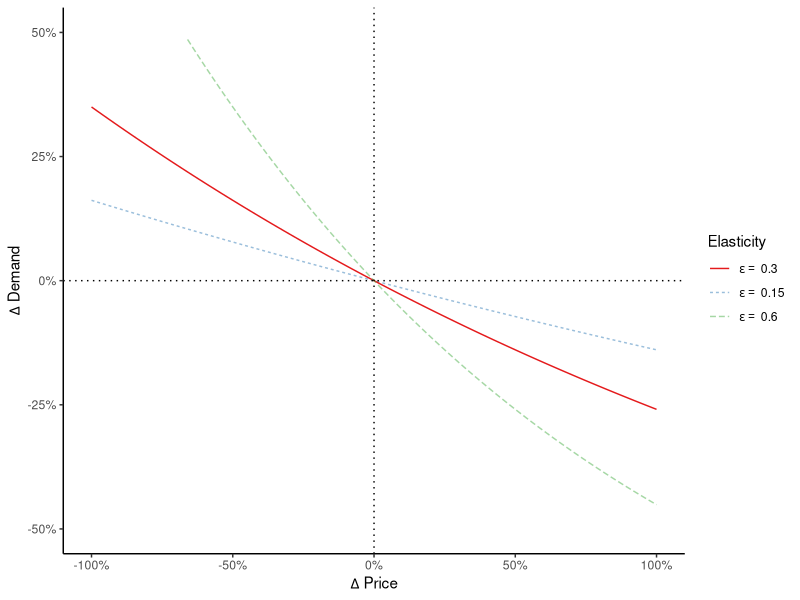
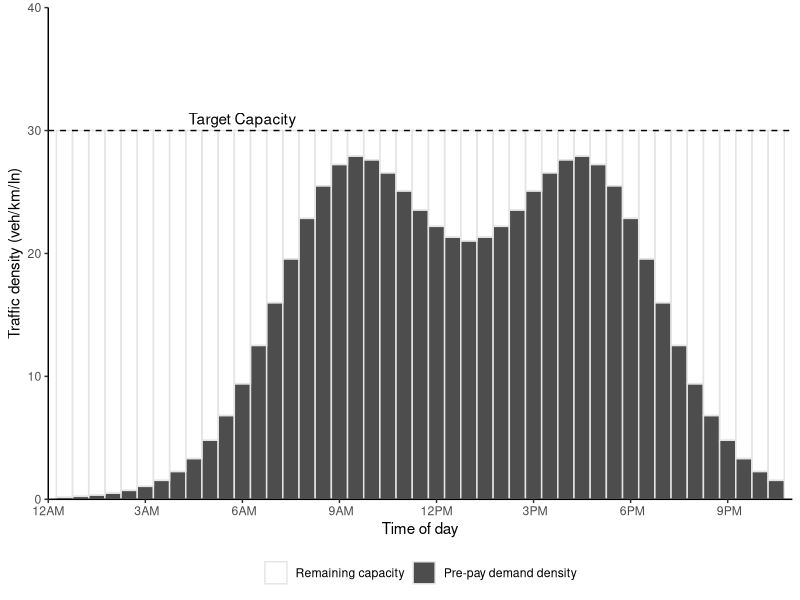

Write the R code that produced these figures, in order.

library(data.table)
library(ggplot2)
library(scales)
# library(extrafont)

#### Functions ####

#Pricing function
fun.price <- function(k, pmin, pmax, a, b)  pmin + (pmax-pmin)/(1 + exp(a-b*k))

#Elasticity function
fun.elasticdemand <- function(k,p1,p2,E) k+k*(exp(-E*(p2-p1)/(p2+p1))-1)
#fun.elasticdemand <- function(k,p1,p2,E) k*((p2-p1)/p1)^-E

#Demand distribution (Manually constructed for this example)
fun.demanddist <- function(scale, t,sd) scale*(dnorm(t,mean=9,sd) + dnorm(t,mean=17,sd) + dnorm(t,mean=12,sd=4) + dnorm(t,mean=14,sd=4))


#### Parameters ####
E = 0.3
trips = 100000
inc = 5/60
t = seq(0,24,by=inc)
a = 7
b = 0.3
pfix = 8
pmin = 0*pfix/2
pmax = pfix*3
nlanes = 6 #lanes

#### Run for the constant parameters ####
dat = data.table(t=t, k1 = fun.demanddist(85,t,1.5), price1 = pfix)
#dat[ , k2 := fun.demanddist(t,2)]
dat[ , "q1" := trips*k1/sum(k1)/inc/nlanes ]
dat[ , "n1" := trips*k1/sum(k1) ]
dat[ , price2 := fun.price(k1, pmin, pmax, a, b)]

dat[ , k2 := fun.elasticdemand(k1,price1,price2,E)]
dat[ , k2 := sum(k1)*k2/sum(k2)]
dat[ , "q2" := trips*k2/sum(k2)/inc/nlanes ]
dat[ , "n2" := trips*k2/sum(k2) ]

#Revenue
dat[ , rev1 := n1*price1]
dat[ , rev2 := n2*price2]
#Revenue per house
dat[ , rev1hr := rev1/inc]
dat[ , rev2hr := rev2/inc]
#Cumulative sum
dat[ , sumrev1 := cumsum(n1*price1)]
dat[ , sumrev2 := cumsum(n2*price2)]

#Time
dat[ , time := as.POSIXct('2000-01-01 00:00:00 EST', tz='EST') + (3600*t)]

#Check sum, make sure the same number of total trips happen
dat[ , lapply(.SD, sum),.SDcols = c("k1","k2")]
dat[ , lapply(.SD, sum),.SDcols = c("q1","q2")]
dat[ , lapply(.SD, sum),.SDcols = c("n1","n2")]


#### Run with varying pmax and elasticity ####
#Set up combination matrix
datvar = as.data.table(expand.grid(tval = t,
                                   E = seq(0,2, by=0.025),
                                   surge = seq(0, 4, by = 0.05)))
#Assign fixed price & scaled price
datvar[ , price1 := pfix]
datvar[ , pmax := pfix*surge]
#Calculate demand dist for each combo
datvar[ , k1 := fun.demanddist(85, tval, 1.5), by = .(E,surge)]
#Calculate flow and number of trips for fixed price
datvar[ , "q1" := trips*k1/sum(k1)/inc/nlanes, by = .(E,surge)]
datvar[ , "n1" := trips*k1/sum(k1), by = .(E,surge)]
#Calculate new price the previous demand
datvar[ , price2 := fun.price(k1, pmin, pmax, a, b)]
#Calculate new density, flow, and number of trips from price
datvar[ , k2 := fun.elasticdemand(k1,price1,price2,E), by = .(E,surge)]
datvar[ , k2 := sum(k1)*k2/sum(k2), by = .(E,surge)]
datvar[ , "q2" := trips*k2/sum(k2)/inc/nlanes, by = .(E,surge)]
datvar[ , "n2" := trips*k2/sum(k2), by = .(E,surge)]
#Revenue
datvar[ , rev1 := cumsum(n1*price1)]
datvar[ , rev2 := cumsum(n2*price2)]

#Revenue
datvar[ , rev1 := n1*price1]
datvar[ , rev2 := n2*price2]
#Cumulative sum
datvar[ , sumrev1 := cumsum(rev1)]
datvar[ , sumrev2 := cumsum(rev2)]

#Time
datvar[ , time := as.POSIXct('2000-01-01 00:00:00 EST', tz='EST') + (3600*tval)]

#Check sum, make sure the same number of total trips happen
datvar[ , lapply(.SD, sum),.SDcols = c("k1","k2"), by = .(E,surge)][, all.equal(k1,k2)]
datvar[ , lapply(.SD, sum),.SDcols = c("q1","q2"), by = .(E,surge)][, all.equal(q1,q2)]
datvar[ , lapply(.SD, sum),.SDcols = c("n1","n2"), by = .(E,surge)][, all.equal(n1,n2)]

#Aggregate total revenue
revmat <- datvar[ , list("revratio" = sum(rev2)/sum(rev1)), by = .(E,surge)]



#### Ploting ####


#### Kernal Density 
#rand = data.table(rand = c(rlnorm(50, sd=0.5), rnorm(50, mean=3, sd=0.5)))
#rand = data.table(rand = rlnorm(5))
rand = data.table(rand = c(-2.1,-1.3,-0.4,1.9,5.1,6.2))
d = density(rand$rand, kernel = 'gaussian', bw=sqrt(2.25))

plot.kernel <- ggplot(rand, aes(rand)) +
  geom_rug() +
  geom_histogram(aes(y=4*..density..), binwidth=d$bw, alpha=0.2) +
  geom_density(aes(y=..count..), bw=d$bw) +
  scale_y_continuous("Density", limits = c(0, 1)) +
  scale_x_continuous("Random value", limits = c(-7.5,12)) +
  theme_classic() 
#theme(text=element_text(family="Times New Roman"))
for(x in rand$rand) plot.kernel <- plot.kernel + stat_function(fun = dnorm, args = list(mean = x, sd = d$bw), linetype=2)
# plot.kernel


#### Elasticity Plot
elabs <- c(paste0("E = ",E), paste0("E = ",E/2), paste0("E = ",2*E))
elabs <- c(bquote(epsilon ==~.(E)), bquote(epsilon ==~.(E/2)), bquote(epsilon ==~.(2*E)))

plot.elasticity <- ggplot(data.frame(x = c(0, 1)), aes(x)) + 
  stat_function(fun = function(x) exp(-0.5*E*x)-1, aes(linetype = "E/2", color = "E/2"), alpha = 0.5) +
  stat_function(fun = function(x) exp(-E*x)-1, aes(linetype = "E", color = "E")) +
  stat_function(fun = function(x) exp(-2.0*E*x)-1, aes(linetype = "2E", color = "2E"), alpha = 0.5) +
  geom_vline(xintercept = 0, linetype="dotted") +
  geom_hline(yintercept = 0, linetype="dotted") +
  #annotate("text", x=-0.4, y=-.25, label = paste("Constant elasticity =",E)) + #, family = "Times New Roman") +
  scale_x_continuous(expression(Delta~"Price"), labels = scales::percent, limits = c(-1,1)) +
  scale_y_continuous(expression(Delta~"Demand"), labels = scales::percent, limits = c(-0.5,0.5)) +
  scale_color_brewer("Elasticity", palette = "Set1", limits = c("E","E/2","2E"), labels = elabs) +
  scale_linetype("Elasticity", limits = c("E","E/2","2E"), labels = elabs) +
  theme_classic()
# theme(text=element_text(family="Times New Roman"))
plot.elasticity

#### Pricing funcition 
plot.price <- ggplot(data.frame(x = c(0, 40)), aes(x)) + 
  stat_function(fun = fun.price, args = list(pmin, pmax, a, b)) +
  scale_y_continuous("Price ($/veh)", labels = scales::dollar, limits = c(0,pmax)) +
  scale_x_continuous("Traffic density (veh/km/lane)") +
  theme_classic()
# theme(text=element_text(family="Times New Roman"))
# plot.price


#### Discretized time Density Distributions
captime = data.table(t = seq(0, 24, by = 0.5),
                     time = as.POSIXct('2000-01-01 00:00:00 EST', tz='EST') + (3600*seq(0, 24, by = 0.5)),
                     k = fun.demanddist(85, seq(0, 24, by = 0.5), 2),
                     cap = 30)
captime[ , diff := cap - k ]
captime[diff < 0, diff := abs(diff) + cap]
captime <- melt(captime, id.vars = c("t","time","cap"))
captime[ , variable := factor(variable, levels = c("diff","k"))]

plot.captime <- ggplot(captime) + 
  #geom_col(aes(x=time,y=k), color = alpha("white",0)) +
  #geom_col(aes(x=time,y=cap, color = "Density of pre-purchased time slots"), width = 0, fill = alpha("white",0)) +
  geom_col(aes(x=time, y = value, fill = variable), color = "gray90", width = 1800, position = "stack") +
  scale_fill_manual(NULL, values = c(alpha("white",0),"gray30"), labels = c("Remaining capacity","Pre-pay demand density")) +
  geom_hline(yintercept = captime$cap[1], linetype = "dashed") +
  annotate("text", x = as.POSIXct('2000-01-01 06:00:00 EST', tz='EST'), y = 30, label = "Target Capacity", vjust = -0.5) +
  scale_y_continuous("Traffic density (veh/km/ln)", expand = c(0,0), limits = c(0,40)) +
  scale_x_datetime("Time of day", labels = date_format("%l%p", tz='EST'), date_breaks = "3 hour", expand = c(0,0),
                   limits = c(as.POSIXct('2000-01-01 00:00:00 EST', tz='EST'),as.POSIXct('2000-01-01 23:00:00 EST', tz='EST'))) +
  theme_classic() +
  theme(legend.position = "bottom", 
        legend.background = element_blank())
#text=element_text(family="Times New Roman"))
plot.captime



#### Demand Density Distributions (Same as flow, but with density)
plot.demanddensity <- ggplot(dat) + 
  geom_line(aes(x=time,y=k1, linetype="Fixed")) + 
  geom_line(aes(x=time,y=k2, linetype="Dynamic")) + 
  scale_y_continuous("Traffic density (veh/km/ln)") +
  scale_linetype("Tolling scheme") +
  scale_x_datetime("Time of day", labels = date_format("%l%p", tz='EST'), date_breaks = "3 hour",
                   limits = c(as.POSIXct('2000-01-01 00:00:00 EST', tz='EST'),as.POSIXct('2000-01-01 23:00:00 EST', tz='EST'))) +
  theme_classic() +
  theme(legend.position = c(0.2,0.7), 
        legend.background = element_blank())
        #text=element_text(family="Times New Roman"))
# plot.demanddensity

#### Demand flow distributions (Same as density, but with flow)
plot.demandflow <- ggplot(dat) + 
  geom_line(aes(x=time,y=q1, linetype="Fixed")) + 
  geom_line(aes(x=time,y=q2, linetype="Dynamic")) + 
  scale_y_continuous("Traffic flow (veh/hr/lane)") +
  scale_linetype("Tolling scheme") +
  scale_x_datetime("Time of day", labels = date_format("%l%p", tz='EST'), date_breaks = "3 hour",
                   limits = c(as.POSIXct('2000-01-01 00:00:00 EST', tz='EST'),as.POSIXct('2000-01-01 23:00:00 EST', tz='EST'))) +
  theme_classic() +
  theme(legend.position = c(0.15,0.6))
        #text=element_text(family="Times New Roman"))
# plot.demandflow


#### Toll price distribution
plot.toll <- ggplot(dat) +  
  geom_line(aes(x=time,y=price1, linetype="Fixed")) + 
  geom_line(aes(x=time,y=price2, linetype="Dynamic")) + 
  scale_y_continuous("Price ($/veh)", labels = scales::dollar, limits = c(0,pmax)) +
  scale_linetype("Tolling scheme") +
  scale_x_datetime("Time of day", labels = date_format("%l%p", tz='EST'), date_breaks = "3 hour",
                   limits = c(as.POSIXct('2000-01-01 00:00:00 EST', tz='EST'),as.POSIXct('2000-01-01 23:00:00 EST', tz='EST'))) +
  theme_classic() +
  theme(legend.position = c(0.2,0.7),
        legend.background = element_blank())
        #text=element_text(family="Times New Roman"))
# plot.toll

#### Revenue distribution
plot.revenue <- ggplot(dat) + 
  geom_line(aes(x=time,y=rev1, linetype=paste0("Fixed toll,\nTotal revenue: ", scales::dollar(sum(dat$rev1))))) +
  geom_line(aes(x=time,y=rev2, linetype=paste0("Dynamic toll,\nTotal revenue: ", scales::dollar(sum(dat$rev2))))) +
  scale_y_continuous(expression("Revenue per hour ($/hr)"), labels = scales::dollar) +
  scale_x_datetime("Time of day", labels = date_format("%l%p", tz='EST'), date_breaks = "3 hour",
                   limits = c(as.POSIXct('2000-01-01 00:00:00 EST', tz='EST'),
                              as.POSIXct('2000-01-01 24:00:00 EST', tz='EST'))) +
  scale_linetype(NULL) +
  # annotate("text", x=as.POSIXct('2000-01-01 24:00:00 EST', tz='EST'), y=0.5*max(dat$rev2),
  #          label = paste0(paste0("Fixed toll: ", scales::dollar(sum(dat$rev1))),"\n",
  #                         paste0("Dynamic toll: ", scales::dollar(sum(dat$rev2)))), hjust = 0, size = 4) +
  theme_classic() +
  theme(legend.position = "bottom",
        legend.background = element_blank())
        #text=element_text(family="Times New Roman"))
# plot.revenue


#### Cumulative revenue
plot.revsum <- ggplot(dat) + 
  geom_line(aes(x=time,y=sumrev1, linetype="Fixed")) +
  geom_line(aes(x=time,y=sumrev2, linetype="Dynamic")) +
  scale_y_continuous("Total revenue ($)", labels = scales::dollar) +
  scale_linetype(NULL) +
  scale_x_datetime("Time of day", labels = date_format("%l%p", tz='EST'), date_breaks = "3 hour",
                   limits = c(as.POSIXct('2000-01-01 00:00:00 EST', tz='EST'),as.POSIXct('2000-01-01 23:00:00 EST', tz='EST'))) +
  theme_classic() +
  theme(legend.position = c(0.2,0.7),
        legend.background = element_blank())
#text=element_text(family="Times New Roman"))
# plot.revsum


#### Total revenue by Elasticity vs Pmax
# cuts = with(revmat, 
#             c(seq(10*floor(10*min(revratio)), 100, length.out = 6)[-6],
#               seq(100, 10*ceiling(10*max(revratio)), length.out = 6)))

cuts = seq(0, 200, by = 20)
cutlabs = c(paste0(paste(round(cuts)[-length(cuts)], round(cuts[-1]), sep = "-"),"%"),paste0(">",round(cuts)[length(cuts)],"%"))

plot.revmat <- ggplot(revmat, aes(x = E, y = surge)) +
  #geom_contour_filled(breaks = cuts, aes(z = 100*revratio)) +
  geom_raster(aes(fill = cut(100*revratio, c(cuts,Inf), include.lowest = T))) +
  geom_contour(breaks = cuts, aes(z = 100*revratio), color = "black") +
  scale_x_continuous(expression("Price Elasticity of Demand, "~epsilon), expand = c(0,0)) +
  scale_y_continuous(expression("Maximum surge pricing,"~P[max]), expand = c(0,0),
                     labels = scales::percent_format()) +
  scale_fill_brewer(expression("Revenue Ratio\n(Dynamic / Fixed)"),
                    palette = "RdBu", label = cutlabs) +
  coord_cartesian(xlim = c(0, max(revmat$E)), ylim = c(0,max(revmat$surge))) +
  theme_bw()
# plot.revmat





# ggsave("../figures/toyprice.pdf", plot.price, device = cairo_pdf, width=4.25, height=2, units = "in")
# ggsave("../figures/toyelasticity.pdf", plot.elasticity, device = cairo_pdf, width=4.25, height=2, units = "in")
# ggsave("../figures/toydemand.pdf", plot.demanddensity, device = cairo_pdf, width=4.25, height=2, units = "in")
# ggsave("../figures/toytoll.pdf", plot.toll, device = cairo_pdf, width=4.25, height=2, units = "in")
# ggsave("../figures/toyrevenue.pdf", plot.revenue, device = cairo_pdf, width=4.25, height=2, units = "in")
# ggsave("../figures/KDE.pdf", plot.kernel, device = cairo_pdf, width=4.25, height=2, units = "in")
